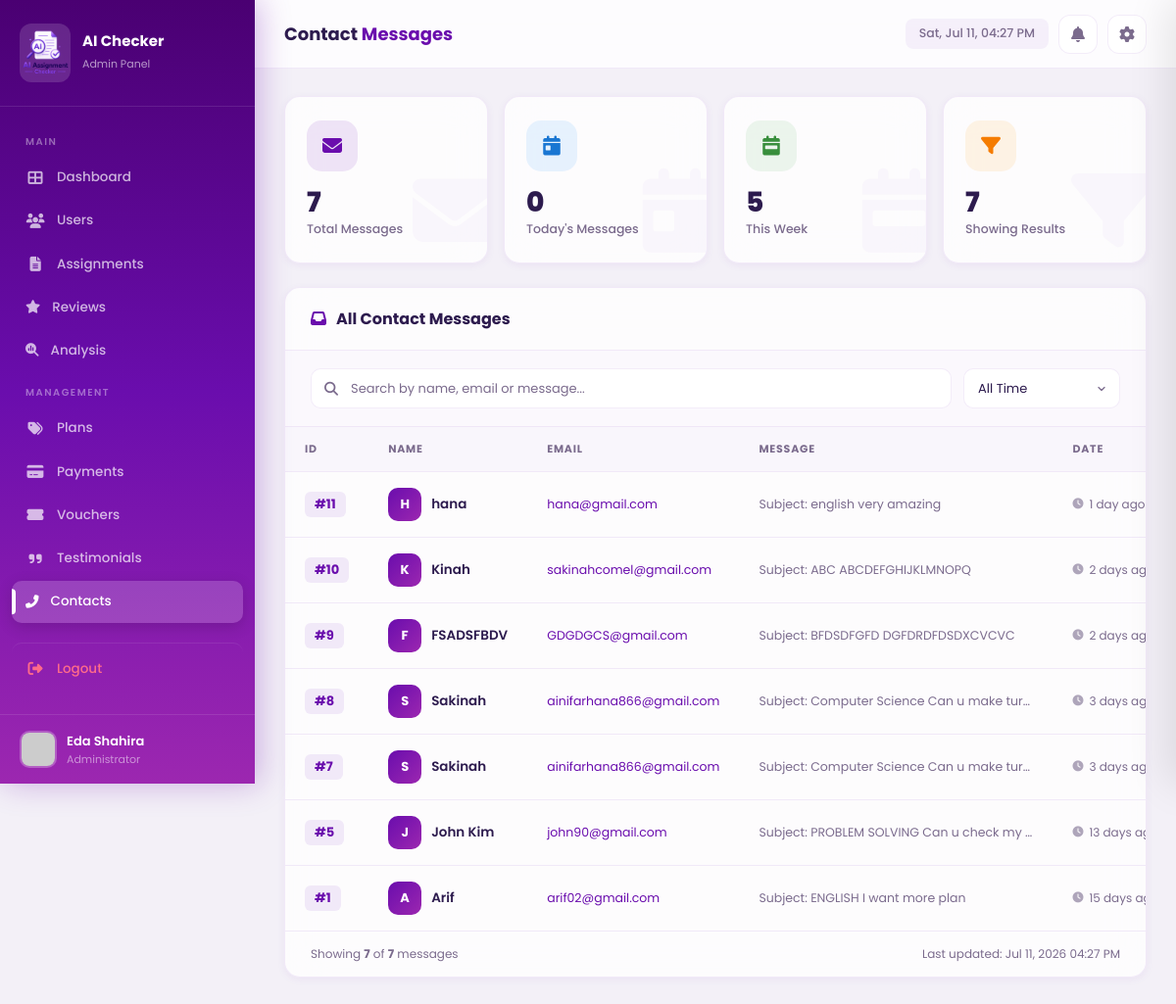
/admin_contacts.php (signed in), run on the app's committed database.
### tables this page shows
CREATE TABLE `users` (
  `user_id` int(20) NOT NULL,
  `name` varchar(100) NOT NULL,
  `email` varchar(100) NOT NULL,
  `password` varchar(200) NOT NULL,
  `user_type` enum('user','admin') NOT NULL DEFAULT 'user',
  `avatar` varchar(255) DEFAULT 'default.png',
  `created_at` timestamp NOT NULL DEFAULT current_timestamp(),
  `plan_id` int(11) DEFAULT NULL
);

CREATE TABLE `contacts` (
  `contact_id` int(11) NOT NULL,
  `name` varchar(100) DEFAULT NULL,
  `email` varchar(100) DEFAULT NULL,
  `message` text DEFAULT NULL,
  `created_at` datetime DEFAULT current_timestamp()
);

### admin_contacts.php (the view, shortened to what this page needs)
<?php
$servername = "localhost";
$username   = "root";
$password   = "";
$dbname     = "assignment_db";
$conn = new mysqli($servername, $username, $password, $dbname);
 $admin_id = $_SESSION['user_id'] ?? null;
 $admin_query = mysqli_query(
    $conn,
    "SELECT user_id, name, email, avatar, created_at FROM users WHERE user_id = '$admin_id' AND user_type = 'admin'"
) or die(mysqli_error($conn));
 $admin_data    = mysqli_fetch_assoc($admin_query);
 $admin_name    = $admin_data['name'] ?? 'Admin';
 $db_avatar     = $admin_data['avatar'] ?? 'default.png';
if (!empty($db_avatar) && $db_avatar !== 'default.png') {
    if (filter_var($db_avatar, FILTER_VALIDATE_URL)) {
        $avatar = $db_avatar;
    } else {
        $avatar = "https://api.dicebear.com/7.x/avataaars/svg?seed=" . urlencode($db_avatar) . "&backgroundColor=ede9fe";
    }
} else {
    $avatar = "https://api.dicebear.com/7.x/avataaars/svg?seed=Admin&backgroundColor=ede9fe";
}
function time_ago($datetime) {
    $now = new DateTime();
    $ago = new DateTime($datetime);
    $diff = $now->diff($ago);
    if ($diff->d > 0) return $diff->d . ' day' . ($diff->d > 1 ? 's' : '') . ' ago';
    return 'Just now';
}
 $searchQuery = trim($_GET['search'] ?? '');
 $filterPeriod = trim($_GET['filter'] ?? '');
 $contacts = [];
 $sql = "SELECT * FROM contacts";
 $sql .= " ORDER BY created_at DESC";
 $stmt = $conn->prepare($sql);
 $stmt->execute();
 $result = $stmt->get_result();
while ($row = $result->fetch_assoc()) {
    $contacts[] = $row;
}
 $totalStmt = $conn->prepare("SELECT COUNT(*) AS total FROM contacts");
 $totalStmt->execute();
 $totalContacts = $totalStmt->get_result()->fetch_assoc()['total'];
 $todayStmt = $conn->prepare("SELECT COUNT(*) AS cnt FROM contacts WHERE DATE(created_at) = CURDATE()");
 $todayStmt->execute();
 $todayCount = $todayStmt->get_result()->fetch_assoc()['cnt'];
 $weekStmt = $conn->prepare("SELECT COUNT(*) AS cnt FROM contacts WHERE YEARWEEK(created_at, 1) = YEARWEEK(CURDATE(), 1)");
 $weekStmt->execute();
 $weekCount = $weekStmt->get_result()->fetch_assoc()['cnt'];
?>
<!DOCTYPE html>
<html lang="en" data-theme="light">
<head>
    <link href="https://cdn.jsdelivr.net/npm/bootstrap@5.3.2/dist/css/bootstrap.min.css" rel="stylesheet">
    <link rel="stylesheet" href="https://cdnjs.cloudflare.com/ajax/libs/font-awesome/6.5.1/css/all.min.css">
</head>
<body>
    <aside class="sidebar" id="sidebar">
        <div class="sidebar-brand">
            <div class="brand-icon"><img src="image/logo.png" alt="Logo"></div>
            <div>
                <h5>AI Checker</h5>
                <small>Admin Panel</small>
            </div>
        </div>
        <nav class="sidebar-menu">
            <div class="menu-label">Main</div>
            <a href="adminpage.php">
                <i class="fas fa-th-large fa-icon"></i> Dashboard
            </a>
            <a href="admin_users.php">
                <i class="fas fa-users fa-icon"></i> Users
            </a>
            <a href="admin_assignments.php">
                <i class="fas fa-file-alt fa-icon"></i> Assignments
            </a>
            <a href="admin_reviews.php">
                <i class="fas fa-star"></i> Reviews
            </a>
            <a href="ai_analysis.php">
                <i class="fas fa-magnifying-glass-chart"></i> Analysis
            </a>
            <div class="menu-label">Management</div>
            <a href="admin_plans.php">
                <i class="fas fa-tags fa-icon"></i> Plans
            </a>
            <a href="admin_payments.php">
                <i class="fas fa-credit-card fa-icon"></i> Payments
            </a>
            <a href="admin_vouchers.php">
                <i class="fas fa-ticket-alt fa-icon"></i> Vouchers
            </a>
            <a href="admin_testimonials.php">
                <i class="fas fa-quote-right fa-icon"></i> Testimonials
            </a>
            <a href="admin_contacts.php" class="active">
                <i class="fas fa-phone-alt"></i> Contacts
            </a>
            <a href="login.php" class="logout-btn">
                <i class="fas fa-sign-out-alt fa-icon"></i> Logout
            </a>
        </nav>
        <div class="sidebar-footer">
            <div class="admin-info">
                <img src="<?php echo htmlspecialchars($avatar); ?>" class="admin-avatar-img" alt="<?php echo htmlspecialchars($admin_name); ?>" onerror="this.src='https://api.dicebear.com/7.x/avataaars/svg?seed=Admin&backgroundColor=ede9fe';">
                <div>
                    <div class="admin-name"><?php echo htmlspecialchars($admin_name); ?></div>
                    <div class="admin-role">Administrator</div>
                </div>
            </div>
        </div>
    </aside>
    <main class="main-content">
        <header class="top-header">
            <div class="left-section">
                <div class="page-title">Contact <span>Messages</span></div>
            </div>
            <div class="right-section">
                <span class="header-time" id="headerTime"></span>
                <div class="notification-wrapper">
                    <button class="header-btn" aria-label="Notifications">
                        <i class="fas fa-bell"></i>
                    </button>
                </div>
                <button class="header-btn settings-trigger" aria-label="Settings">
                    <i class="fas fa-cog"></i>
                </button>
            </div>
        </header>
        <section class="dashboard-body">
            <div class="row g-3 mb-4">
                <div class="col-xl-3 col-sm-6">
                    <div class="stat-card c-purple animate-in">
                        <div class="s-icon"><i class="fas fa-envelope"></i></div>
                        <div class="s-value"><?php echo $totalContacts; ?></div>
                        <div class="s-label">Total Messages</div>
                        <div class="s-bg"><i class="fas fa-envelope"></i></div>
                    </div>
                </div>
                <div class="col-xl-3 col-sm-6">
                    <div class="stat-card c-blue animate-in">
                        <div class="s-icon"><i class="fas fa-calendar-day"></i></div>
                        <div class="s-value"><?php echo $todayCount; ?></div>
                        <div class="s-label">Today's Messages</div>
                        <div class="s-bg"><i class="fas fa-calendar-day"></i></div>
                    </div>
                </div>
                <div class="col-xl-3 col-sm-6">
                    <div class="stat-card c-green animate-in">
                        <div class="s-icon"><i class="fas fa-calendar-week"></i></div>
                        <div class="s-value"><?php echo $weekCount; ?></div>
                        <div class="s-label">This Week</div>
                        <div class="s-bg"><i class="fas fa-calendar-week"></i></div>
                    </div>
                </div>
                <div class="col-xl-3 col-sm-6">
                    <div class="stat-card c-orange animate-in">
                        <div class="s-icon"><i class="fas fa-filter"></i></div>
                        <div class="s-value"><?php echo count($contacts); ?></div>
                        <div class="s-label">Showing Results</div>
                        <div class="s-bg"><i class="fas fa-filter"></i></div>
                    </div>
                </div>
            </div>
            <div class="contact-table-card animate-in">
                <div class="contact-table-header">
                    <h5><i class="fas fa-inbox"></i> All Contact Messages</h5>
                </div>
                <div class="search-filter-bar">
                    <div class="search-input-wrap">
                        <i class="fas fa-search"></i>
                        <form method="GET" style="display:flex;width:100%;">
                            <input type="text" name="search" value="<?php echo htmlspecialchars($searchQuery); ?>" placeholder="Search by name, email or message...">
                        </form>
                    </div>
                    <form method="GET" style="display:flex;gap:10px;align-items:center;flex-wrap:wrap;">
                        <select name="filter" class="filter-select" onchange="this.form.submit()">
                            <option value="">All Time</option>
                        </select>
                    </form>
                </div>
                <?php if (empty($contacts)): ?>
                <div class="empty-contacts">
                    <div class="empty-contacts-icon"><i class="fas fa-inbox"></i></div>
                    <h6>No Messages Found</h6>
                    <p><?php echo !empty($searchQuery) || !empty($filterPeriod) ? 'Try adjusting your search or filter criteria.' : 'No contact messages have been received yet.'; ?></p>
                </div>
                <?php else: ?>
                <div class="contacts-table-wrapper">
                    <table class="contacts-table">
                        <thead>
                            <tr>
                                <th>ID</th>
                                <th>Name</th>
                                <th>Email</th>
                                <th>Message</th>
                                <th>Date</th>
                            </tr>
                        </thead>
                        <tbody>
                            <?php foreach ($contacts as $c):
                                $initials = strtoupper(substr($c['name'] ?? 'U', 0, 1));
                                $isNew = (time() - strtotime($c['created_at'])) < 86400;
                            ?>
                            <tr class="<?php echo $isNew ? 'is-new' : ''; ?>">
                                <td>
                                    <span class="contact-id">#<?php echo $c['contact_id']; ?></span>
                                </td>
                                <td>
                                    <div class="contact-name">
                                        <div class="contact-avatar"><?php echo $initials; ?></div>
                                        <?php echo htmlspecialchars($c['name']); ?>
                                    </div>
                                </td>
                                <td>
                                    <div class="contact-email">
                                        <a href="mailto:<?php echo htmlspecialchars($c['email']); ?>"><?php echo htmlspecialchars($c['email']); ?></a>
                                    </div>
                                </td>
                                <td>
                                    <div class="contact-message-preview"><?php echo htmlspecialchars($c['message']); ?></div>
                                </td>
                                <td>
                                    <div class="contact-date">
                                        <i class="fas fa-clock"></i>
                                        <?php echo time_ago($c['created_at']); ?>
                                    </div>
                                </td>
                            </tr>
                            <?php endforeach; ?>
                        </tbody>
                    </table>
                </div>
                <div class="table-footer">
                    <span>Showing <strong><?php echo count($contacts); ?></strong> of <strong><?php echo $totalContacts; ?></strong> messages</span>
                    <span>Last updated: <?php echo date('M d, Y h:i A'); ?></span>
                </div>
                <?php endif; ?>
            </div>
        </section>
    </main>
</body>
</html>

### data on the page
users: name "Eda Shahira"
contacts: contact_id "11", name "H", name "hana", email "hana@gmail.com", message "Subject: english very amazing", created_at "1 day ago"
contacts: contact_id "10", name "K", name "Kinah", email "sakinahcomel@gmail.com", message "Subject: ABC ABCDEFGHIJKLMNOPQ", created_at "2 days…"
contacts: contact_id "9", name "F", name "FSADSFBDV", email "GDGDGCS@gmail.com", message "Subject: BFDSDFGFD DGFDRDFDSDXCVCVC", created_at "2 days…"
contacts: contact_id "8", name "S", name "Sakinah", email "ainifarhana866@gmail.com", message "Subject: Computer Science Can u make tur…", created_at "3 days…"
contacts: contact_id "7", name "S", name "Sakinah", email "ainifarhana866@gmail.com", message "Subject: Computer Science Can u make tur…", created_at "3 days…"
contacts: contact_id "5", name "J", name "John Kim", email "john90@gmail.com", message "Subject: PROBLEM SOLVING Can u check my…", created_at "13 days…"
contacts: contact_id "1", name "A", name "Arif", email "arif02@gmail.com", message "Subject: ENGLISH I want more plan", created_at "15 days…"

### other printed values
$totalContacts "7"
$todayCount "0"
$weekCount "5"
count($contacts) "7"
